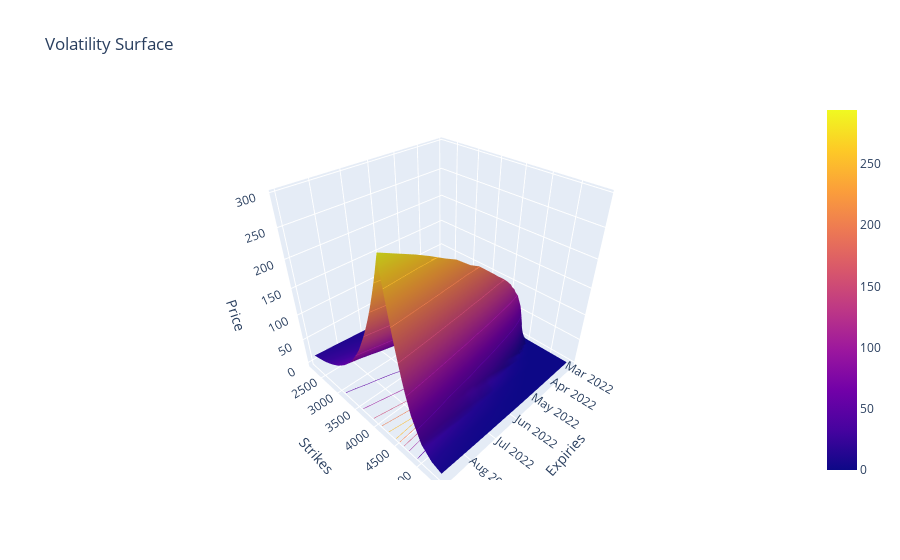
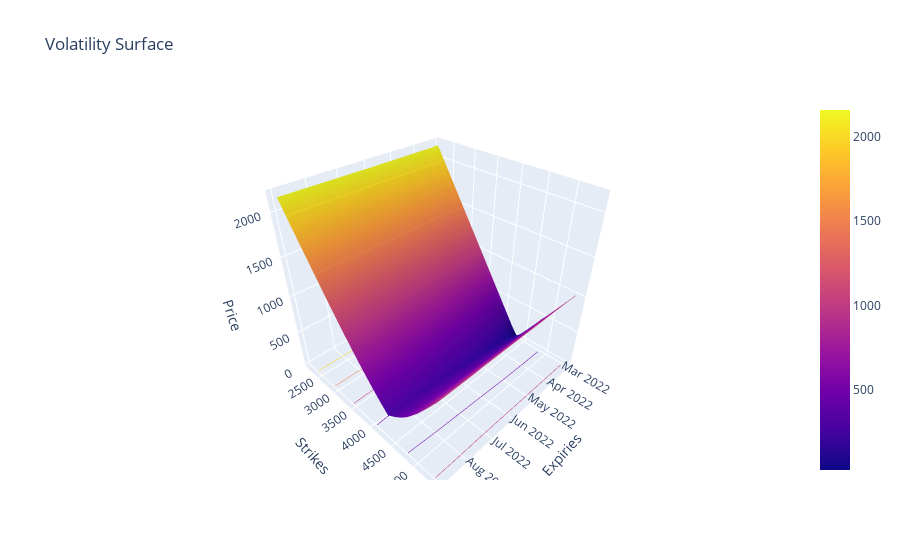

Here is the notebook cell these charts were saved with, in order:
### Code cell
pricing_model = PricingModel()
fig = plot_volatility_surface(
	time=time,
	volatility_surface=spx_vs,
	quantity_method="empirical_price",
	plot_parameters={"moneyness": False, "time_to_expiry": False, "log_moneyness": False, "mid_price": True},
)
fig.show()

pricing_model = PricingModel()
fig = plot_volatility_surface(
	time=time,
	volatility_surface=spx_vs,
	quantity_method="empirical_price",
	out_the_money=False,
	plot_parameters={"moneyness": False, "time_to_expiry": False, "log_moneyness": False, "mid_price": True},
)
fig.show()

### Figure 1 — Plotly figure (JSON) as saved in the notebook; plotly's stock layout.template omitted (floating-point values rounded to 4 significant figures; data arrays with more than 128 entries replaced by an {"elided": "..."} marker saying what was removed)
{"data": [{"contours": {"z": {"highlightcolor": "limegreen", "project": {"z": true}, "show": true, "usecolormap": true}}, "type": "surface", "x": ["2022-03-04", "2022-03-09", "2022-03-11", "2022-03-18", "2022-03-23", "2022-03-25", "2022-03-30", "2022-03-31", "2022-04-01", "2022-04-08", "2022-04-14", "2022-04-22", "2022-04-29", "2022-05-20", "2022-05-31", "2022-06-17", "2022-06-30", "2022-07-15", "2022-07-29", "2022-08-31"], "y": [2200, 2400, 2600, 2800, 3000, 3200, 3400, 3500, 3600, 3700, 3800, 3850, 3900, 3950, 3975, 4000, 4025, 4040, 4050, 4060, 4070, 4075, 4080, 4090, 4100, 4110, 4120, 4125, 4130, 4140, 4150, 4160, 4170, 4175, 4180, 4190, 4200, 4210, 4220, 4225, 4230, 4240, 4250, 4260, 4270, 4275, 4280, 4290, 4300, 4310, 4320, 4325, 4330, 4340, 4350, 4360, 4370, 4375, 4380, 4390, 4400, 4410, 4420, 4425, 4430, 4440, 4450, 4460, 4470, 4475, 4480, 4490, 4500, 4510, 4525, 4550, 4600, 4650, 4700, 4800, 5000, 5200, 5400], "z": {"elided": "83x20 float values"}}], "layout": {"scene": {"aspectmode": "cube", "xaxis": {"title": {"text": "Expiries"}}, "yaxis": {"title": {"text": "Strikes"}}, "zaxis": {"title": {"text": "Price"}}}, "title": {"text": "Volatility Surface"}}}

### Figure 2 — Plotly figure (JSON) as saved in the notebook; plotly's stock layout.template omitted (floating-point values rounded to 4 significant figures; data arrays with more than 128 entries replaced by an {"elided": "..."} marker saying what was removed)
{"data": [{"contours": {"z": {"highlightcolor": "limegreen", "project": {"z": true}, "show": true, "usecolormap": true}}, "type": "surface", "x": ["2022-03-04", "2022-03-09", "2022-03-11", "2022-03-18", "2022-03-23", "2022-03-25", "2022-03-30", "2022-03-31", "2022-04-01", "2022-04-08", "2022-04-14", "2022-04-22", "2022-04-29", "2022-05-20", "2022-05-31", "2022-06-17", "2022-06-30", "2022-07-15", "2022-07-29", "2022-08-31"], "y": [2200, 2400, 2600, 2800, 3000, 3200, 3400, 3500, 3600, 3700, 3800, 3850, 3900, 3950, 3975, 4000, 4025, 4040, 4050, 4060, 4070, 4075, 4080, 4090, 4100, 4110, 4120, 4125, 4130, 4140, 4150, 4160, 4170, 4175, 4180, 4190, 4200, 4210, 4220, 4225, 4230, 4240, 4250, 4260, 4270, 4275, 4280, 4290, 4300, 4310, 4320, 4325, 4330, 4340, 4350, 4360, 4370, 4375, 4380, 4390, 4400, 4410, 4420, 4425, 4430, 4440, 4450, 4460, 4470, 4475, 4480, 4490, 4500, 4510, 4525, 4550, 4600, 4650, 4700, 4800, 5000, 5200, 5400], "z": {"elided": "83x20 float values"}}], "layout": {"scene": {"aspectmode": "cube", "xaxis": {"title": {"text": "Expiries"}}, "yaxis": {"title": {"text": "Strikes"}}, "zaxis": {"title": {"text": "Price"}}}, "title": {"text": "Volatility Surface"}}}
